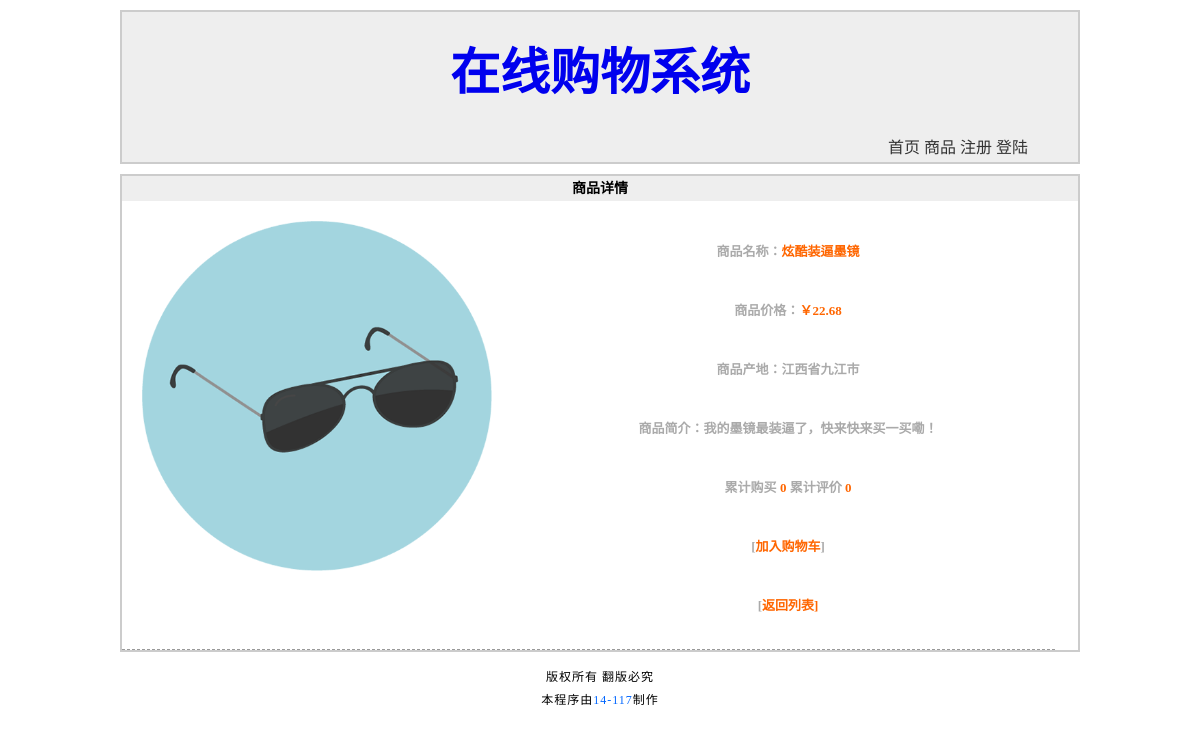
The page /good_detail.php?id=17 on the database its author committed.
### tables this page shows
CREATE TABLE `good` (
  `goodId` int(8) NOT NULL AUTO_INCREMENT,
  `goodName` varchar(20) NOT NULL,
  `goodPrice` float NOT NULL,
  `goodType` varchar(20) NOT NULL,
  `goodContent` varchar(200) NOT NULL,
  `goodImg` varchar(40) NOT NULL,
  `goodMadePlace` varchar(40) NOT NULL,
  `goodBuyCount` int(8) NOT NULL DEFAULT '0',
  `goodCommentCount` int(8) NOT NULL DEFAULT '0',
  `goodSid` int(8) unsigned NOT NULL,
  `goodAddTime` datetime NOT NULL COMMENT '//商品添加时间',
  PRIMARY KEY (`goodId`)
);

### good_detail.php (the view, shortened to what this page needs)
<?php
require dirname(__FILE__).'/includes/common.inc.php';
if (isset($_GET['id'])) {
	$result = $mysqli->query("SELECT
								goodId,
								goodName,
								goodType,
								goodPrice,
								goodMadePlace,
								goodImg,
								goodContent,
								goodSid,
								goodBuyCount,
								goodCommentCount
							FROM
								good
							WHERE
								goodId='{$_GET['id']}'
							LIMIT
								1
							");
	if (!!$rows = $result->fetch_assoc()) {
		$html = array();
		$html['goodId'] = $rows['goodId'];
		$html['goodName'] = $rows['goodName'];
		$html['goodType'] = $rows['goodType'];
		$html['goodPrice'] = $rows['goodPrice'];
		$html['goodMadePlace'] = $rows['goodMadePlace'];
		$html['goodImg'] = $rows['goodImg'];
		$html['goodContent'] = $rows['goodContent'];
		$html['goodBuyCount'] = $rows['goodBuyCount'];
		$html['goodCommentCount'] = $rows['goodCommentCount'];
		$html['goodSid'] = $rows['goodSid'];
	}
} else {
	alert_back('非法操作！');
}
?>
<!DOCTYPE html>
<html>
<head>
	<link rel="stylesheet" type="text/css" href="styles/1/basic.css" />
	<link rel="stylesheet" type="text/css" href="styles/1/good_detail.css" />
</head>
<body>
<?php
	require ROOT_PATH."includes/header.inc.php";
?>
	<div id="photo">
	<h2>商品详情</h2>
		<dl class="detail">
			<dt><img src="<?php echo $html['goodImg']; ?>" alt="图片详情" /></dt>
			<dd>商品名称：<span><?php echo $html['goodName']; ?></span></dd>
			<dd>商品价格：<span>￥<?php echo $html['goodPrice']; ?></span></dd>
			<dd>商品产地：<?php echo $html['goodMadePlace']; ?></dd>
			<dd>商品简介：<?php echo $html['goodContent']; ?></dd>
			<dd>累计购买 <a href="###"><?php echo $html['goodBuyCount']; ?></a> 累计评价 <a href="###"><?php echo $html['goodCommentCount']; ?></a></dd>
			<dd>[<a href="good_detail.php?action=buycar&id=<?php echo $html['goodId']; ?>">加入购物车</a>]</dd>
			<dd>[<a href="good_show.php?id=<?php echo $html['goodSid']; ?>">返回列表]</a></dd>
		</dl>
		<p id="line"></p>
	</div>
<?php
	require ROOT_PATH."includes/footer.inc.php";
?>
</body>
</html>

### styles/1/basic.css (style rules this page uses)
* { padding: 0; margin: 0; }
body { width: 960px; margin: 0 auto; background: #fff; }
h2 { font-size: 14px; background: #eee; height: 25px; line-height: 25px; }

### styles/1/good_detail.css (style rules this page uses)
#photo { width: auto; height: auto; border: 2px solid #ccc; font-size: 12px; }
#photo h2 { text-indent: 0; text-align: center; }
#photo dl.detail { text-align: center; margin: 20px; }
#photo dl.detail dt img { width: 350px; float: left; }
#photo dl.detail dd { width: 500px; padding: 20px; font-size: 13px; font-weight: bold; color: #aaa; float: right; }
#photo dl.detail dd span { color: #f60; }
#photo dl.detail dd a { color: #f60; text-decoration: none; }
#photo p#line { width: 95%; height: 10px; clear: both; border-bottom: 1px dashed #999; padding: 5px 20px 0 5px; }

### rows shown on the page
good: goodImg (picture), goodName "炫酷装逼墨镜", goodPrice "22.68", goodMadePlace "江西省九江市", goodContent "我的墨镜最装逼了，快来快来买一买嘞！", goodBuyCount "0", goodCommentCount "0"
